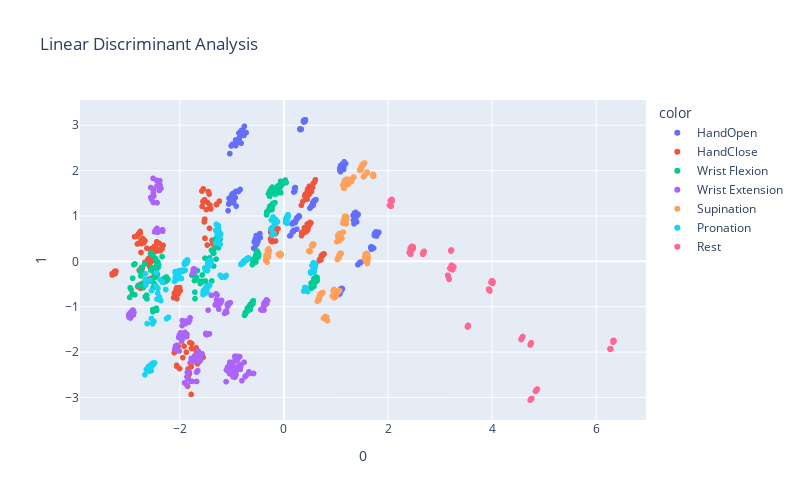

Source (notebook cell):
### Code cell
fig = px.scatter(components, x=0, y=1, color=y, width=800, height=500, title="Linear Discriminant Analysis")
fig.show()

### Figure 1 — Plotly figure (JSON) as saved in the notebook; plotly's stock layout.template omitted (floating-point values rounded to 4 significant figures; data arrays with more than 128 entries replaced by an {"elided": "..."} marker saying what was removed)
{"data": [{"hovertemplate": "color=HandOpen<br>0=%{x}<br>1=%{y}<extra></extra>", "legendgroup": "HandOpen", "marker": {"color": "#636efa", "symbol": "circle"}, "mode": "markers", "name": "HandOpen", "showlegend": true, "type": "scattergl", "x": {"elided": "264 float values"}, "xaxis": "x", "y": {"elided": "264 float values"}, "yaxis": "y"}, {"hovertemplate": "color=HandClose<br>0=%{x}<br>1=%{y}<extra></extra>", "legendgroup": "HandClose", "marker": {"color": "#EF553B", "symbol": "circle"}, "mode": "markers", "name": "HandClose", "showlegend": true, "type": "scattergl", "x": {"elided": "264 float values"}, "xaxis": "x", "y": {"elided": "264 float values"}, "yaxis": "y"}, {"hovertemplate": "color=Wrist Flexion<br>0=%{x}<br>1=%{y}<extra></extra>", "legendgroup": "Wrist Flexion", "marker": {"color": "#00cc96", "symbol": "circle"}, "mode": "markers", "name": "Wrist Flexion", "showlegend": true, "type": "scattergl", "x": {"elided": "264 float values"}, "xaxis": "x", "y": {"elided": "264 float values"}, "yaxis": "y"}, {"hovertemplate": "color=Wrist Extension<br>0=%{x}<br>1=%{y}<extra></extra>", "legendgroup": "Wrist Extension", "marker": {"color": "#ab63fa", "symbol": "circle"}, "mode": "markers", "name": "Wrist Extension", "showlegend": true, "type": "scattergl", "x": {"elided": "264 float values"}, "xaxis": "x", "y": {"elided": "264 float values"}, "yaxis": "y"}, {"hovertemplate": "color=Supination<br>0=%{x}<br>1=%{y}<extra></extra>", "legendgroup": "Supination", "marker": {"color": "#FFA15A", "symbol": "circle"}, "mode": "markers", "name": "Supination", "showlegend": true, "type": "scattergl", "x": {"elided": "264 float values"}, "xaxis": "x", "y": {"elided": "264 float values"}, "yaxis": "y"}, {"hovertemplate": "color=Pronation<br>0=%{x}<br>1=%{y}<extra></extra>", "legendgroup": "Pronation", "marker": {"color": "#19d3f3", "symbol": "circle"}, "mode": "markers", "name": "Pronation", "showlegend": true, "type": "scattergl", "x": {"elided": "264 float values"}, "xaxis": "x", "y": {"elided": "264 float values"}, "yaxis": "y"}, {"hovertemplate": "color=Rest<br>0=%{x}<br>1=%{y}<extra></extra>", "legendgroup": "Rest", "marker": {"color": "#FF6692", "symbol": "circle"}, "mode": "markers", "name": "Rest", "showlegend": true, "type": "scattergl", "x": {"elided": "264 float values"}, "xaxis": "x", "y": {"elided": "264 float values"}, "yaxis": "y"}], "layout": {"height": 500, "legend": {"title": {"text": "color"}, "tracegroupgap": 0}, "title": {"text": "Linear Discriminant Analysis"}, "width": 800, "xaxis": {"anchor": "y", "domain": [0, 1], "title": {"text": "0"}}, "yaxis": {"anchor": "x", "domain": [0, 1], "title": {"text": "1"}}}}
